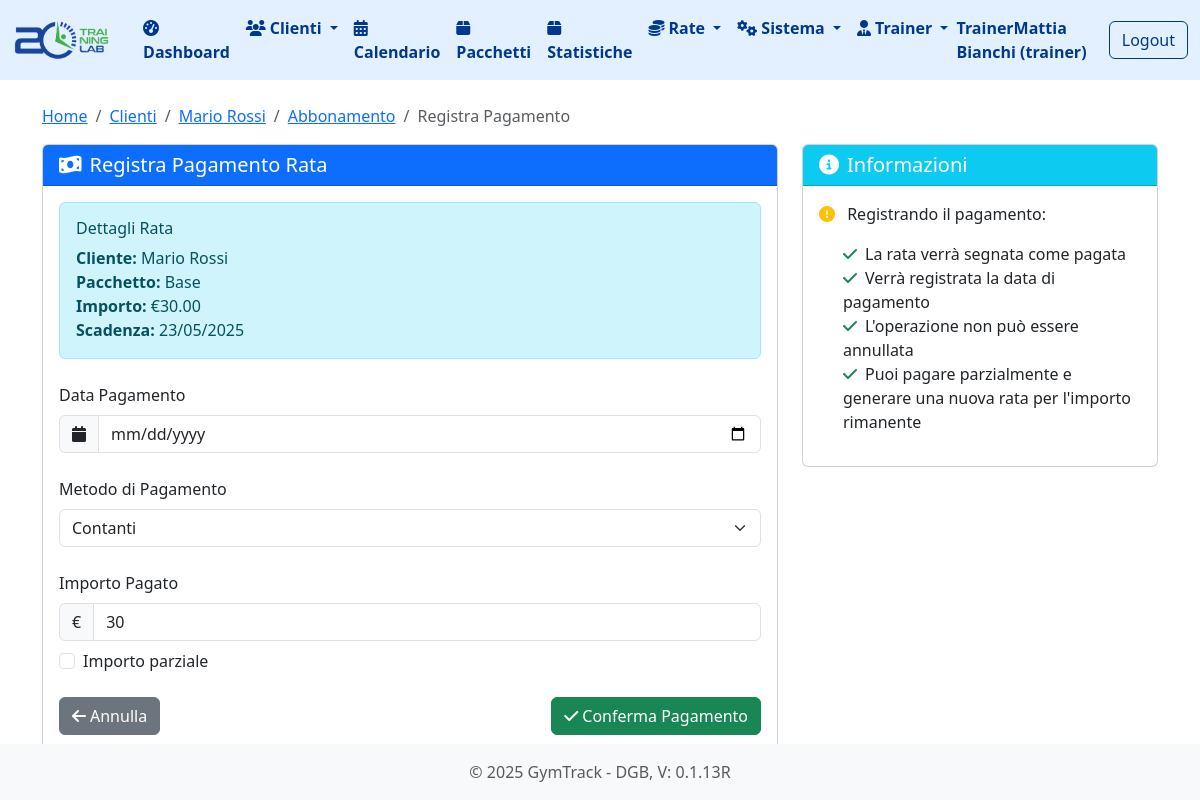
Page /rate/115/paga (signed in) on the committed database.
### tables this page shows
CREATE TABLE pacchetti (
        id INTEGER PRIMARY KEY AUTOINCREMENT,
        nome TEXT NOT NULL,
        descrizione TEXT,
        prezzo REAL NOT NULL,
        numero_lezioni INTEGER NOT NULL,
        durata_giorni INTEGER NOT NULL,
        attivo BOOLEAN NOT NULL DEFAULT 1
    , sede_id INTEGER DEFAULT 1, pagamento_unico BOOLEAN NOT NULL DEFAULT 0, data_scadenza DATE);

CREATE TABLE "rate" (
                    id INTEGER PRIMARY KEY AUTOINCREMENT,
                    abbonamento_id INTEGER NOT NULL,
                    importo DECIMAL(10,2) NOT NULL,
                    data_scadenza DATE NOT NULL,
                    data_pagamento DATE,
                    pagato BOOLEAN DEFAULT 0,
                    numero_rata INTEGER NOT NULL DEFAULT 1, sede_id INTEGER DEFAULT 1, metodo_pagamento TEXT,
                    FOREIGN KEY (abbonamento_id) REFERENCES abbonamenti (id)
                );

### routes/rate.py (the view, shortened to what this page needs)
@rate_bp.route('/rate/<int:rata_id>/paga', methods=['GET', 'POST'])
def paga_rata(rata_id):
    rata = db.get_rata(rata_id)
    if not rata:
        flash('Rata non trovata', 'error')
        return redirect(url_for('clienti.lista_clienti'))
    if rata['pagato']:
        flash('Questa rata è già stata pagata', 'warning')
        return redirect(url_for('abbonamenti.dettaglio_abbonamento', abbonamento_id=rata['abbonamento_id']))
    return render_template('rate/paga.html', rata=rata)

### app.py (called while the page is built)
@app.before_request
def setup():
    db.init_db()
    db.create_user_tables()
    g.hierarchy = db.build_hierarchy(session.get('user_role'), session.get('user_email'))

@app.template_filter('format_currency')
def format_currency_filter(value):
    try:
        return f"€{float(value):,.2f}"
    except (ValueError, TypeError):
        return value

@app.template_filter('format_date')
def format_date_filter(date):
    if isinstance(date, str):
        try:
            date = datetime.strptime(date, '%Y-%m-%d')
        except ValueError:
            return date  # Ritorna la stringa originale se non può essere convertita
    try:
        return date.strftime('%d/%m/%Y')
    except AttributeError:
        return date  # Ritorna il valore originale se non può essere formattato

### database.py (called while the page is built, shortened)
def get_db_connection():
    conn = sqlite3.connect(DATABASE_PATH)
    conn.row_factory = sqlite3.Row
    return conn

def init_db():
    if os.path.exists(DATABASE_PATH):
        return

def get_rata(rata_id):
    conn = get_db_connection()
    try:
        rata = conn.execute('''
            SELECT r.*,
                   a.cliente_id,
                   c.nome || ' ' || c.cognome as nome_cliente,
                   p.nome as tipo_pacchetto
            FROM rate r
            JOIN abbonamenti a ON r.abbonamento_id = a.id
            JOIN clienti c ON a.cliente_id = c.id
            JOIN pacchetti p ON a.pacchetto_id = p.id
            WHERE r.id = ?
        ''', (rata_id,)).fetchone()
        return rata
    finally:
        conn.close()

def get_franchisor(franchisor_id):
    conn = get_db_connection()
    franchisor = conn.execute('SELECT * FROM franchisor WHERE id = ?', (franchisor_id,)).fetchone()
    conn.close()
    return franchisor

def get_area_managers_by_franchisor(franchisor_id):
    conn = get_db_connection()
    managers = conn.execute('SELECT * FROM area_manager WHERE franchisor_id = ?', (franchisor_id,)).fetchall()
    conn.close()
    return managers

def get_societa_by_area_manager(area_manager_id):
    conn = get_db_connection()
    societa = conn.execute('SELECT * FROM societa WHERE area_manager_id = ?', (area_manager_id,)).fetchall()
    conn.close()
    return societa

def get_sedi_by_societa(societa_id):
    conn = get_db_connection()
    sedi = conn.execute('SELECT * FROM sede WHERE societa_id = ?', (societa_id,)).fetchall()
    conn.close()
    return sedi

### templates/rate/paga.html (shortened to what this page needs)
{% extends 'base.html' %}
{% block content %}
<nav aria-label="breadcrumb">
    <ol class="breadcrumb">
        <li class="breadcrumb-item"><a href="{{ url_for('index') }}">Home</a></li>
        <li class="breadcrumb-item"><a href="{{ url_for('clienti.lista_clienti') }}">Clienti</a></li>
        <li class="breadcrumb-item"><a href="{{ url_for('clienti.dettaglio_cliente', cliente_id=rata.cliente_id) }}">{{ rata.nome_cliente }}</a></li>
        <li class="breadcrumb-item"><a href="{{ url_for('abbonamenti.dettaglio_abbonamento', abbonamento_id=rata.abbonamento_id) }}">Abbonamento</a></li>
        <li class="breadcrumb-item active">Registra Pagamento</li>
    </ol>
</nav>
<div class="row">
    <div class="col-md-8">
        <div class="card">
            <div class="card-header bg-primary text-white">
                <h5 class="card-title mb-0">
                    <i class="fas fa-money-bill-wave me-2"></i>Registra Pagamento Rata
                </h5>
            </div>
            <div class="card-body">
                <div class="alert alert-info mb-4">
                    <h6 class="alert-heading">Dettagli Rata</h6>
                    <p class="mb-0">
                        <strong>Cliente:</strong> {{ rata.nome_cliente }}<br>
                        <strong>Pacchetto:</strong> {{ rata.tipo_pacchetto }}<br>
                        <strong>Importo:</strong> {{ rata.importo|format_currency }}<br>
                        <strong>Scadenza:</strong> {{ rata.data_scadenza|format_date }}
                    </p>
                </div>
                <form method="POST">
                    <div class="mb-4">
                        <label for="data_pagamento" class="form-label">Data Pagamento</label>
                        <div class="input-group">
                            <span class="input-group-text">
                                <i class="fas fa-calendar"></i>
                            </span>
                            <input type="date"
                                   class="form-control"
                                   id="data_pagamento"
                                   name="data_pagamento"
                                   value="{{ oggi }}"
                                   required>
                        </div>
                    </div>
                    <div class="mb-4">
                        <label for="metodo_pagamento" class="form-label">Metodo di Pagamento</label>
                        <select class="form-select" id="metodo_pagamento" name="metodo_pagamento" required>
                            <option value="Contanti">Contanti</option>
                        </select>
                    </div>
                    <div class="mb-4">
                        <label for="importo_pagato" class="form-label">Importo Pagato</label>
                        <div class="input-group">
                            <span class="input-group-text">€</span>
                            <input type="number"
                                   class="form-control"
                                   id="importo_pagato"
                                   name="importo_pagato"
                                   value="{{ rata.importo }}"
                                   min="0.01"
                                   max="{{ rata.importo }}"
                                   step="0.01"
                                   required>
                        </div>
                        <div class="form-check mt-2">
                            <input class="form-check-input" type="checkbox" id="pagamento_parziale" name="pagamento_parziale">
                            <label class="form-check-label" for="pagamento_parziale">
                                Importo parziale
                            </label>
                        </div>
                    </div>
                    <div class="d-flex justify-content-between">
                        <a href="{{ url_for('abbonamenti.dettaglio_abbonamento', abbonamento_id=rata.abbonamento_id) }}"
                           class="btn btn-secondary">
                            <i class="fas fa-arrow-left me-1"></i>Annulla
                        </a>
                        <button type="submit" class="btn btn-success">
                            <i class="fas fa-check me-1"></i>Conferma Pagamento
                        </button>
                    </div>
                </form>
            </div>
        </div>
    </div>
    <div class="col-md-4">
        <div class="card">
            <div class="card-header bg-info text-white">
                <h5 class="card-title mb-0">
                    <i class="fas fa-info-circle me-2"></i>Informazioni
                </h5>
            </div>
            <div class="card-body">
                <p class="card-text">
                    <i class="fas fa-exclamation-circle text-warning me-2"></i>
                    Registrando il pagamento:
                </p>
                <ul class="list-unstyled ms-4">
                    <li><i class="fas fa-check text-success me-2"></i>La rata verrà segnata come pagata</li>
                    <li><i class="fas fa-check text-success me-2"></i>Verrà registrata la data di pagamento</li>
                    <li><i class="fas fa-check text-success me-2"></i>L'operazione non può essere annullata</li>
                    <li><i class="fas fa-check text-success me-2"></i>Puoi pagare parzialmente e generare una nuova rata per l'importo rimanente</li>
                </ul>
            </div>
        </div>
    </div>
</div>
{% endblock %}

### rows in the picture
pacchetti: tipo_pacchetto "Base"
rate: importo "€30.00", data_scadenza "23/05/2025", importo_pagato "30"

### other values in the picture
{{ session.user_name }} "TrainerMattia Bianchi"
{{ session.user_role }} "trainer"
{{ rata.nome_cliente }} "Mario Rossi"
